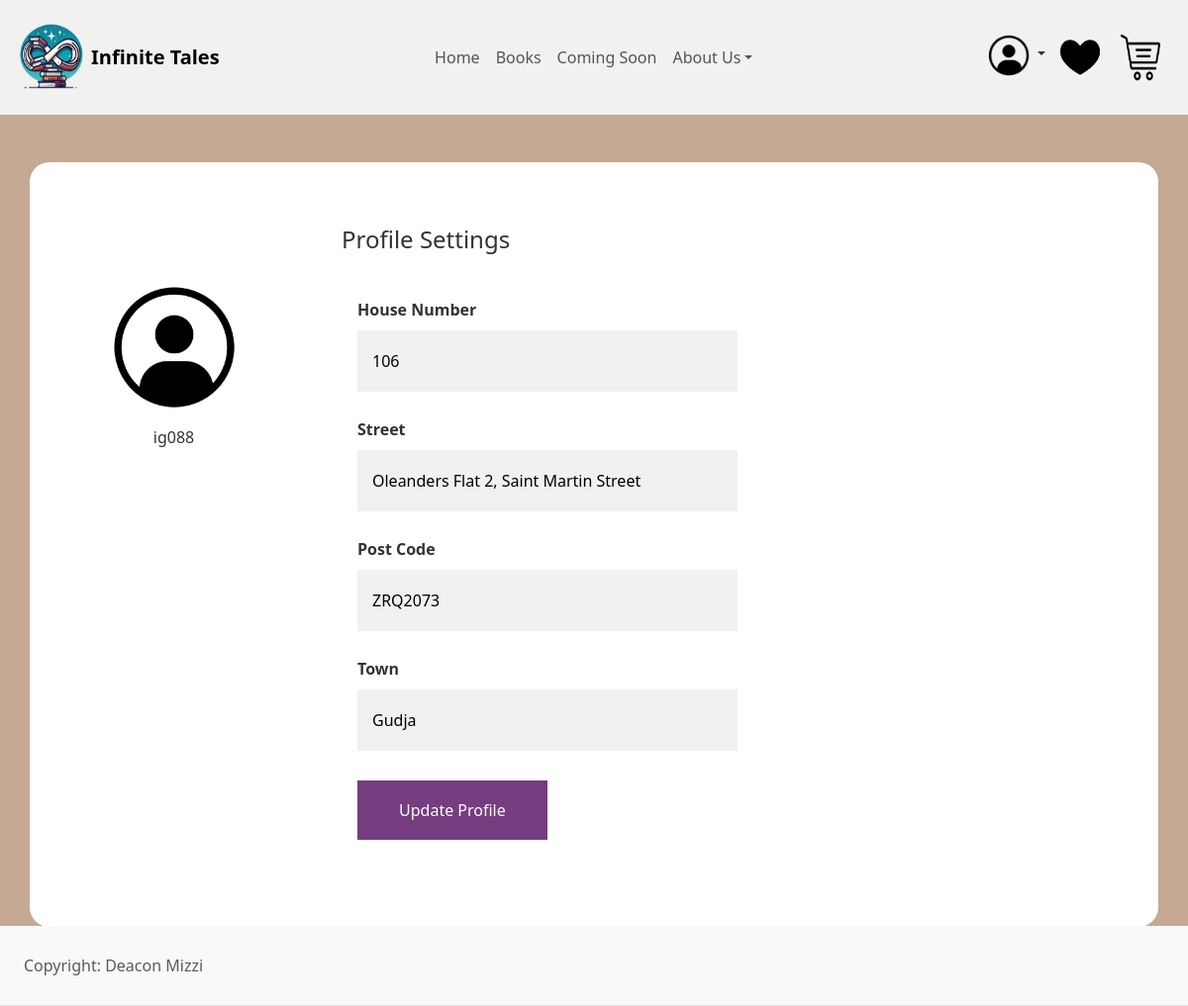
The page /user.php (signed in) on the database its author committed.
### tables this page shows
CREATE TABLE `users` (
  `accountId` int(11) NOT NULL,
  `username` varchar(20) NOT NULL,
  `email` varchar(50) NOT NULL,
  `password` varchar(20) NOT NULL,
  `addressId` int(11) DEFAULT NULL
);

CREATE TABLE `address` (
  `addressId` int(11) NOT NULL,
  `houseNumber` int(11) NOT NULL,
  `street` varchar(100) NOT NULL,
  `postCode` varchar(10) NOT NULL,
  `town` varchar(25) NOT NULL
);

### user.php (the view, shortened to what this page needs)
<?php
    include 'includes/header.php';
    $user_id = $_SESSION['user_id'];
    $address_query = "SELECT * FROM address INNER JOIN users ON address.addressId = users.addressId WHERE users.accountId = $user_id";
    $address_result = mysqli_query($db, $address_query);
    $address = mysqli_fetch_assoc($address_result);
    $house = "";
    $street = "";
    $code = "";
    $town = "";
    if ($address) {
        $house = $address['houseNumber'];
        $street = $address['street'];
        $code = $address['postCode'];
        $town = $address['town'];
    }
?>
<div class="container bg-white mt-5 mb-5 wish">
    <div class="row">
        <div class="col-md-3 border-right">
            <div class="d-flex flex-column align-items-center text-center p-3 py-5"><img class="rounded-circle mt-5" width="150px" src="img\user.png"><span class="font-weight-bold">
                <?php
                    echo "{$_SESSION['username']}";
                ?>
                </span><span></span>
            </div>
        </div>
        <div class="col-md-5 border-right">
            <div class="p-3 py-5">
                <div class="d-flex justify-content-between align-items-center mb-3">
                    <h4 class="text-right">Profile Settings</h4>
                </div>
                <form method="post" action="user.php">
                    <div class="container">
                        <label for="email"><b>House Number</b></label>
                        <input type="text" placeholder="Enter House Number" name="houseNum" value="<?php echo $house; ?>" required>
                        <label for="email"><b>Street</b></label>
                        <input type="text" placeholder="Enter Street" name="street" value="<?php echo $street; ?>" required>
                        <label for="psw"><b>Post Code</b></label>
                        <input type="text" placeholder="Enter Post Code" name="postCode" value="<?php echo $code; ?>" required>
                        <label for="psw-repeat"><b>Town</b></label>
                        <input type="text" placeholder="Enter Town" name="town" value="<?php echo $town; ?>" required>
                        <div class="clearfix">
                            <button type="submit" class="signupbtn" name="update_profile">Update Profile</button>
                        </div>
                    </div>
                </form>
            </div>
        </div>
    </div>
</div>
<?php
    include 'includes/footer.php';
?>

### style.css (style rules this page uses)
:root { --accent-color: #C5A992; --secondary-color: #C5A992; --dark-color: #2f2f2f; --light-color: #F3F2EC; --body-text-color: #2f2f2f; --light-text-color: #afafaf; --dark-text-color: #2f2f2f; --primary-colour: #191919; --secondaryrev-colour: goldenrod; --star-colour: hsl(38 90% 55%); }
:root, [data-bs-theme=light] { --heading-font: "Prata", Georgia, serif; --heading-font-weight: 400; --heading-color: var(--bs-dark); --heading-line-height: 1.1; --swiper-theme-color: var(--bs-primary); --custom-easing: cubic-bezier(.17, .67, .83, .67); --bs-body-font-size: 0.9rem; --bs-body-font-weight: 400; --bs-body-line-height: 1.7; --bs-body-color: #333; --bs-body-color-rgb: 51, 51, 51; --bs-primary: #C5A992; --bs-primary-dark: #C5A992; --bs-secondary: #C5A992; --bs-black: #111; --bs-light: #F1F1F0; --bs-dark: #212529; --bs-gray: #949494; --bs-gray-dark: #51565b; --bs-primary-rgb: 169, 128, 115; --bs-secondary-rgb: 253, 238, 233; --bs-black-rgb: 17, 17, 17; --bs-light-rgb: 241, 241, 240; --bs-dark-rgb: 33, 37, 41; --bs-link-color: var(--bs-dark); --bs-link-color-rgb: 17, 17, 17; --bs-link-decoration: underline; --bs-link-hover-color: var(--bs-primary); --bs-link-hover-color-rgb: 169, 128, 115; }
body { font-size: 16px; line-height: 2; background-color: var(--bs-primary); }
* { box-sizing: border-box }
input[type=text], input[type=password] { width: 100%; padding: 15px; margin: 5px 0 22px 0; display: inline-block; border: none; background: #f1f1f1; }
.signupbtn { float: left; width: 50%; background-color: #682773; color: white; padding: 14px 20px; margin: 8px 0; border: none; cursor: pointer; opacity: 0.9; }
.container { padding: 16px; }
.clearfix::after { content: ""; clear: both; display: table; }
.wish { background-color: white; border-radius: 20px; }

### rows shown on the page
users: houseNum "106", street "Oleanders Flat 2, Saint Martin Street", postCode "ZRQ2073", town "Gudja"

### other values the page prints
$_SESSION['username'] "ig088"
